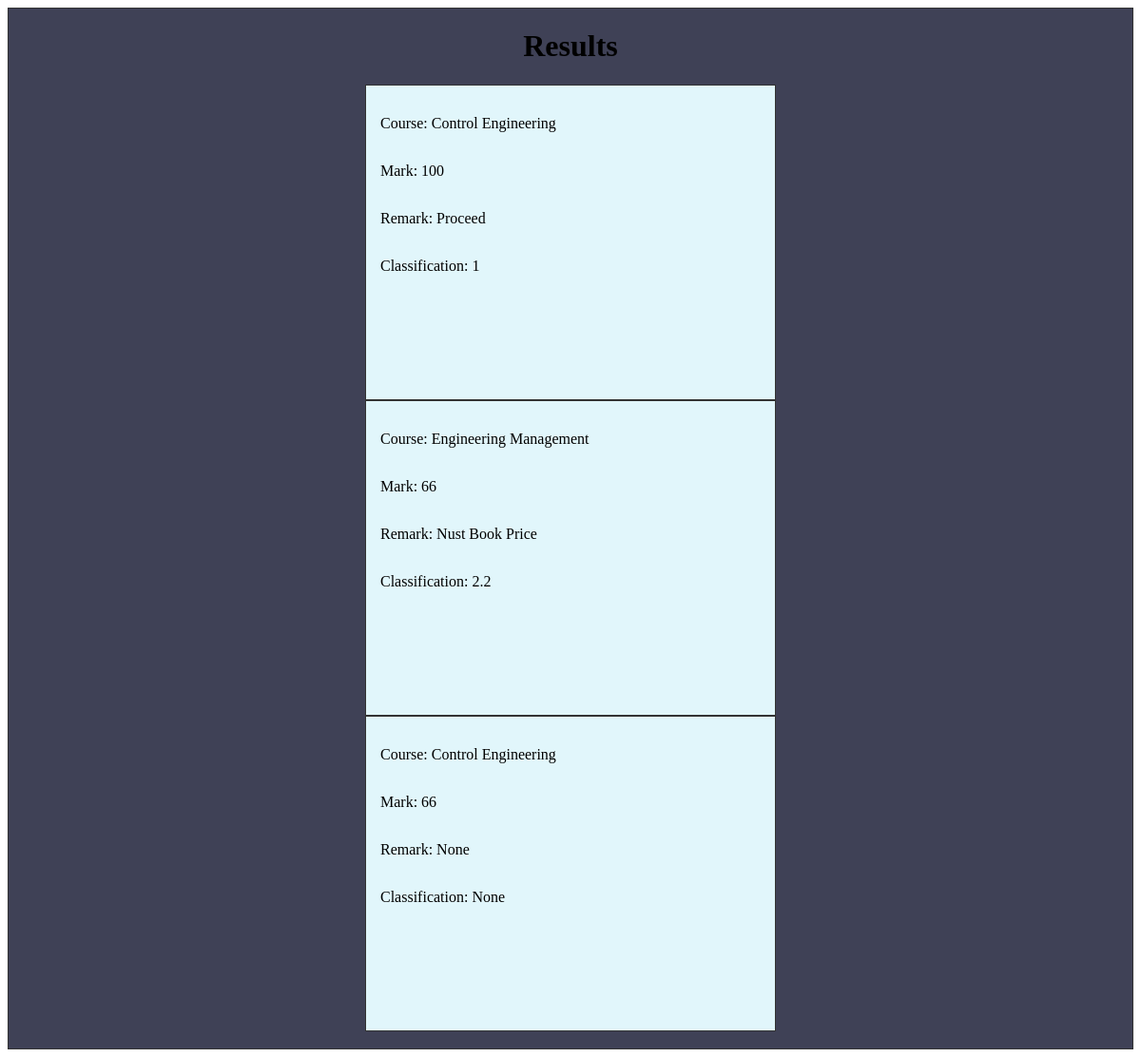
Screenshot of /coursework/2/ with the database file from the repository.
### quiz/models.py (models this page shows, shortened)
class Mycoursework(models.Model):
    user = models.ForeignKey(User, on_delete=models.CASCADE)
    course_quiz = models.ForeignKey(Quiz, on_delete=models.CASCADE)
    the_course = models.CharField(max_length=200, blank=True, null=True)
    the_mark = models.IntegerField(help_text= "%")
    the_remark = models.CharField(max_length=200, blank=True, null=True)
    the_classification = models.CharField(max_length=5, blank=True, null=True)

### UsersAuth/views.py (the view)
# urls.py: path('coursework/<str:pk>/', views.save_user_marks , name='coursework'),
def save_user_marks(request, pk):
    myuser = UserCoursework.objects.get(user_id=pk)
    mymark = myuser.mycoursework.all()
    context = {'mymark': mymark}
    return render(request, 'UsersAuth/coursework.html', context)

### UsersAuth/templates/UsersAuth/coursework.html (shortened to what this page needs)
{% block content %}
<div id="results">
    <h1>Results</h1>
{% for mymak in mymark %}
<div id="res">
    <p>      Course:      {{mymak.the_course}}</p>
    <p>      Mark:        {{mymak.the_mark}}</p>
    <p>      Remark:      {{mymak.the_remark}}</p>
    <p>      Classification:    {{mymak.the_classification}}</p>
</div>
{% endfor%}
<br>
</div>
{% endblock content %}

### UsersAuth/templates/UsersAuth/coursework.html (style rules this page uses)
#results { display: flex; flex-direction: column; justify-content: center; align-items: center; border: 1px solid #333; background-color: #3f4156; }
#res { display: flex; flex-direction: column; border: 1px solid #333; padding: 15px; width: 400px; height: 300px; background-color: #e1f6fb; }

### rows the page displays
Mycoursework: the_course "Control Engineering", the_mark "100", the_remark "Proceed", the_classification "1"
Mycoursework: the_course "Engineering Management", the_mark "66", the_remark "Nust Book Price", the_classification "2.2"
Mycoursework: the_course "Control Engineering", the_mark "66", the_remark "None", the_classification "None"
